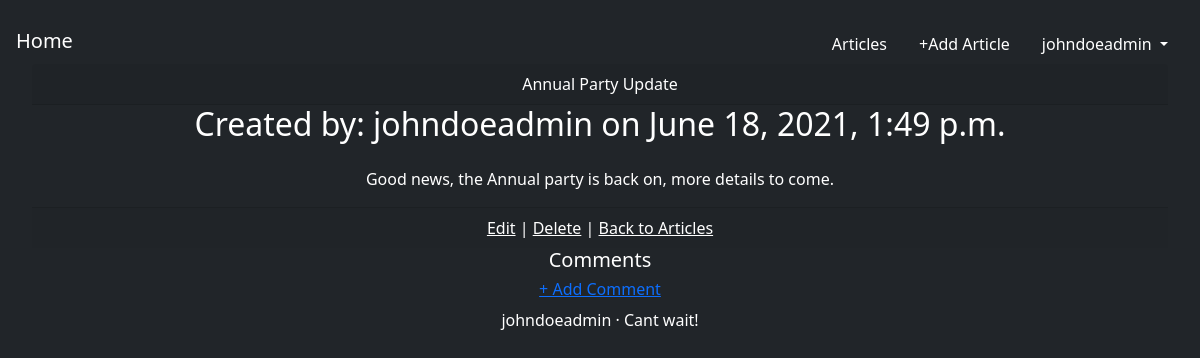
The app's page /articles/2/ (signed in) with its own data.
### accounts/models.py (models this page shows)
class CustomUser(AbstractUser):
    age = models.PositiveIntegerField(null=True, blank=True)

### articles/models.py (models this page shows, shortened)
class Article(models.Model):
    title = models.CharField(max_length=255)
    body = models.TextField()
    category = models.CharField(max_length=255, default=None)
    date = models.DateTimeField(auto_now_add=True)
    author = models.ForeignKey(
        get_user_model(),
        on_delete=models.CASCADE,
    )
    date_time = models.DateTimeField(auto_now_add=True)

class Comment(models.Model):
    article = models.ForeignKey(Article, on_delete=models.CASCADE, related_name="comments")
    comment = models.CharField(max_length=140)
    author = models.ForeignKey(get_user_model(), on_delete=models.CASCADE,)
    def __str__(self):
        return self.comment

### articles/views.py (the view)
# urls.py: path('<int:pk>/', ArticleDetailView.as_view(), name='article_detail'),
class ArticleDetailView(DetailView):
    model = Article
    template_name = 'article_detail.html'

### templates/article_detail.html (shortened to what this page needs)
{% extends 'base.html' %}
{% block content %}
    <div class="card-dark">
        <div class="card-header">
            <span class="font-weight-bold">
                {{ article.title }}
            </span>
        </div>
        <h2>Created by: {{ article.author }} on {{ article.date_time }}</h2>
        <div class="card-body">
            {{ article.body }}
        </div>
    </div>
    <div class="card-footer text-center text-white">
        <a class="text-white" href="{% url 'article_edit' article.pk %}">Edit</a> | <a class="text-white" href="{% url 'article_delete' article.pk %}">Delete</a>  | <a class="text-white" href="{% url 'article_list' %}">Back to Articles</a>
    </div>
    <h5>Comments</h5>
    <a href="{% url 'comment_new' %}"><h6>+ Add Comment</h6></a>
        {% for comment in article.comments.all %}
        <p>
            <span class="font-weight-bold">
                {{  comment.author  }} &middot;
            </span>
            {{ comment }}
        </p>
        {% endfor comment %}
{% endblock content %}

### templates/base.html (shortened to what this page needs)
{% load static %}
<html class="h-100">
<head>
    <link href="https://cdn.jsdelivr.net/npm/bootstrap@5.0.1/dist/css/bootstrap.min.css" rel="stylesheet"
>
</head>
<body class="d-flex h-100 text-center text-white bg-dark">
    <div class="cover-container d-flex w-100 h-100 p-3 mx-auto flex-column text-white ">
        <header class="">
            <div>
                <h3><a class="text-white navbar-brand float-md-start mb-0" href="{% url 'home' %}">Home</a></h3>
                <nav class="nav nav-masthead justify-content-center float-md-end text-white ">
                    <a class="nav-link active text-white " href="{% url 'article_list' %}">Articles</a>
                    <a class="nav-link active text-white " href="{% url 'article_new' %}">+Add Article</a>
                    {% if user.is_authenticated %}
                    <a class="nav-link active dropdown-toggle text-white " href="#" id="navbarDropdownMenuLink" role="button"
                        data-bs-toggle="dropdown" aria-expanded="false">
                        {{ user.username }}
                    </a>
                    {% endif %}
                </nav>
            </div>
        </header>
        <main class="px-3">
            {% block content %}
            {% endblock content %}
        </main>
    </div>
</body>
</html>

### records on screen
CustomUser: username "johndoeadmin"
Article: title "Annual Party Update", author "johndoeadmin", date_time "June 18, 2021, 1:49 p.m.", body "Good news, the Annual party is back on, more details to come."
Comment: author "johndoeadmin", comment "Cant wait!"
